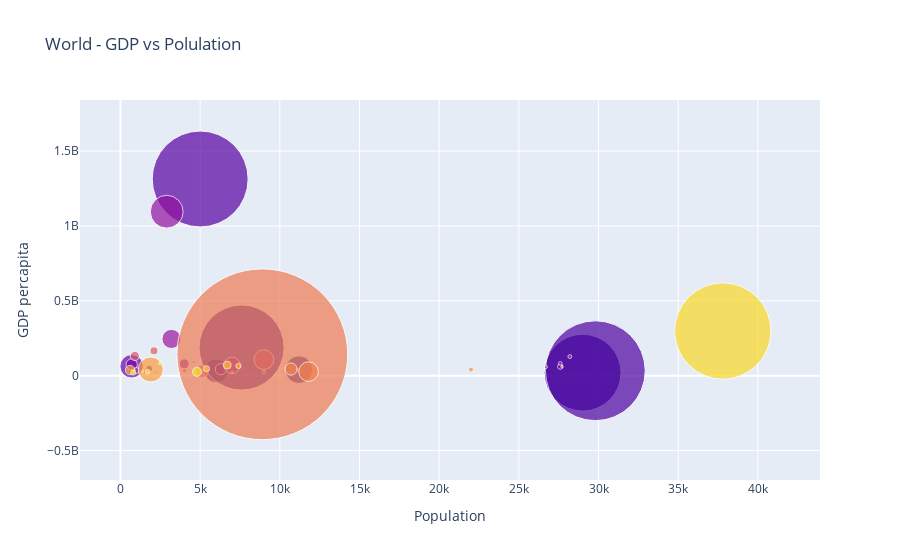

This figure's notebook cell:
### Code cell
#Add traces
fig = go.Figure()

# Add traces
fig.add_trace(go.Scatter(x=filter_df['GDP ($ per capita)'], y=filter_df['Population'],
                    mode='markers',
                    name='markers',
                    marker= dict(size= (filter_df['Area (sq. mi.)']/100000),
                         color = count)
                        ))

#create the layout object
fig.update_layout(title_text='World - GDP vs Polulation',
                xaxis = dict(title = 'Population'),
                yaxis = dict(title = 'GDP percapita'))

#plot the figure container
fig.show()
